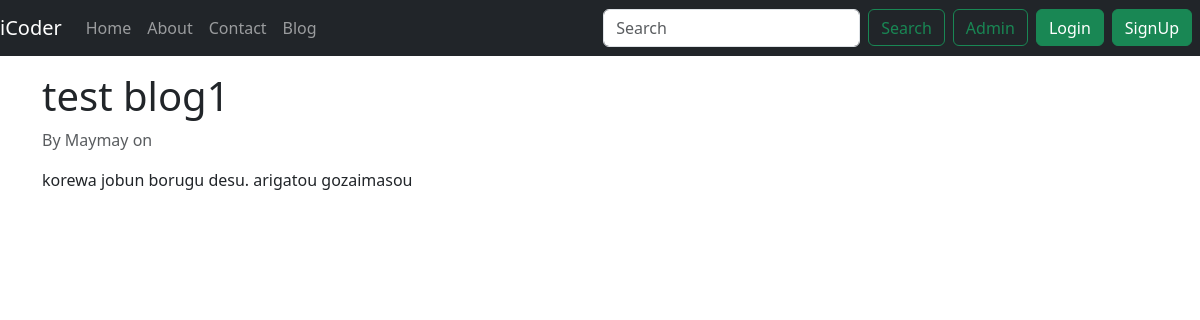
Page /blog/blog-test-1/ on the committed database.
### blog/models.py (models this page shows, shortened)
class Post(models.Model):
    sno = models.AutoField(primary_key=True)            #this will uniquely identify this attribute and increment it automatically
    title = models.CharField(max_length=50)
    content = models.CharField(max_length=10000)
    author = models.CharField(max_length=100)
    slug = models.CharField(max_length = 130)
    timestamp = models.DateTimeField(blank = True)

### blog/views.py (the view)
# urls.py: path('<str:slug>/', views.blogPost, name = 'blogPost')                                   #slug determines that any string passed in the url under blog will be routed to the blogPost page.
def blogPost(request, slug):                    #the slug defined in the local urls.py will be passed here. Hence, the extra arg is passed.
    post = get_object_or_404(Post, slug=slug)
    return render(request, 'blog/blogPost.html', {'post': post})

### templates/blog/blogPost.html (shortened to what this page needs)
{% extends 'base.html' %}
{% block body %}
<div class="container my-3">
    <h1>{{ post.title }}</h1>
    <p class="text-muted">By {{ post.author }} on {{ post.datetime }}</p>
    <div class="content">
        <p>{{ post.content }}</p>
    </div>
</div>
{% endblock body %}

### rows in the picture
Post: title "test blog1", author "Maymay", content "korewa jobun borugu desu. arigatou gozaimasou"
